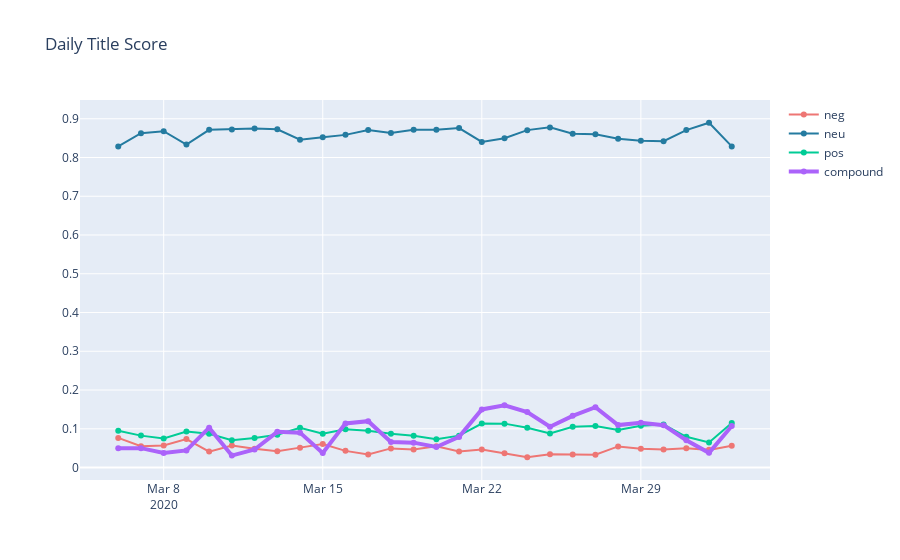

Notebook code cell kept with this figure:
### Code cell
def daily_score_graph(graph_title, x, y1, y2, y3, y4):
    fig = go.Figure()
    fig.add_trace(go.Scatter(x=x, y=y1,
                        mode='lines+markers',
                        name='neg',
                        line=dict(color='#EE7674')))
    fig.add_trace(go.Scatter(x=x, y=y2,
                        mode='lines+markers',
                        name='neu',
                        line=dict(color='#247BA0')))
    fig.add_trace(go.Scatter(x=x, y=y3,
                        mode='lines+markers', 
                        name='pos'))
    fig.add_trace(go.Scatter(x=x, y=y4,
                        mode='lines+markers', 
                        name='compound',
                        line=dict(width=4)))

    fig.update_layout(title=graph_title)
    fig.show()

daily_score_graph('Daily Title Score', daily_score_df['publishedAt'], 
                  daily_score_df['t_neg'], daily_score_df['t_neu'], daily_score_df['t_pos'], daily_score_df['t_compound'])
